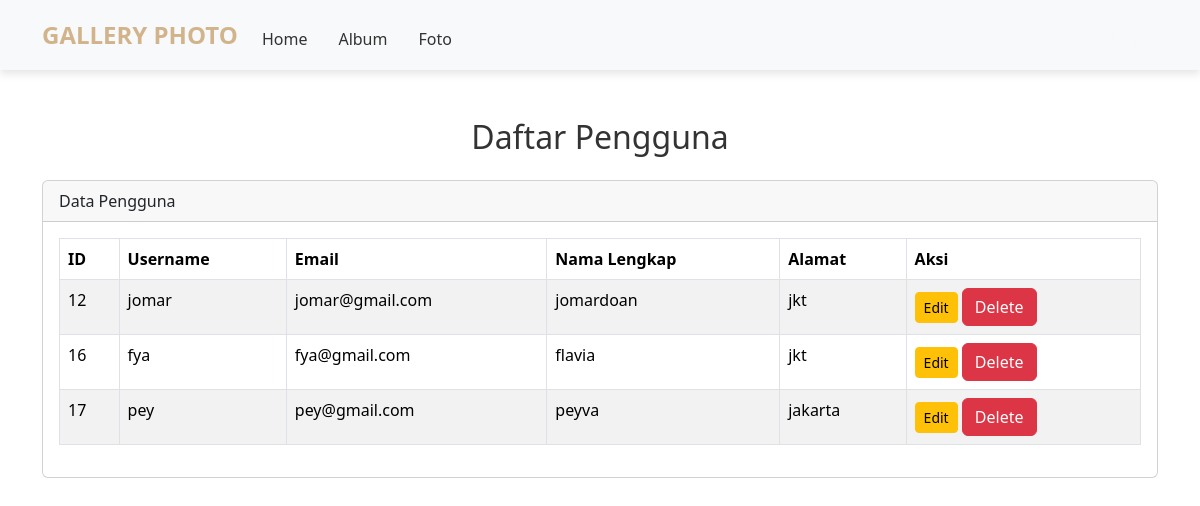
Screenshot of /admin/user.php (signed in) with the database file from the repository.
### tables this page shows
CREATE TABLE `user` (
  `userid` int(11) NOT NULL,
  `username` varchar(255) NOT NULL,
  `password` varchar(255) NOT NULL,
  `email` varchar(255) NOT NULL,
  `namalengkap` varchar(255) NOT NULL,
  `alamat` text NOT NULL,
  `role` enum('user','admin') NOT NULL
);

### admin/user.php (the view, shortened to what this page needs)
<?php
include '../config/koneksi.php';
$query = "SELECT * FROM user";
$result = $koneksi->query($query);
?>
<!DOCTYPE html>
<html lang="en">
<head>
    <link rel="stylesheet" href="../assets/css/bootstrap.min.css">
    <link rel="stylesheet" href="../assets/style.css">
</head>
<body>
<nav class="navbar navbar-expand-lg bg-light">
    <div class="container">
    <a class="navbar-brand" href="index.php" style="color: #D2B48C !important;">GALLERY PHOTO</a>
      <div class="collapse navbar-collapse mt-2" id="navbarNavAltMarkup">
        <div class="navbar-nav me-auto">
          <a href="index.php" class="nav-link">Home</a>
          <a href="album.php" class="nav-link">Album</a>
          <a href="foto.php" class="nav-link">Foto</a>
        </div>
        <a href="../config/aksi_logout.php" class="btn btn-outline-light m-1">Keluar</a>
      </div>
    </div>
  </nav>
    <div class="container mt-5">
        <h2 class="text-center">Daftar Pengguna</h2>
        <div class="card mt-4">
            <div class="card-header">Data Pengguna</div>
            <div class="card-body">
                <table class="table table-striped table-bordered">
                    <thead>
                        <tr>
                            <th>ID</th>
                            <th>Username</th>
                            <th>Email</th>
                            <th>Nama Lengkap</th>
                            <th>Alamat</th>
                            <th>Aksi</th>
                        </tr>
                    </thead>
                    <tbody>
                        <?php if ($result->num_rows > 0): ?>
                            <?php while ($row = $result->fetch_assoc()): ?>
                                <tr>
                                    <td><?php echo htmlspecialchars($row['userid']); ?></td>
                                    <td><?php echo htmlspecialchars($row['username']); ?></td>
                                    <td><?php echo htmlspecialchars($row['email']); ?></td>
                                    <td><?php echo htmlspecialchars($row['namalengkap']); ?></td>
                                    <td><?php echo htmlspecialchars($row['alamat']); ?></td>
                                    <td>
<button type="button" class="btn btn-warning btn-sm" data-bs-toggle="modal" data-bs-target="#edit<?php echo $row['userid']; ?>">Edit</button>
<button type="button" class="btn btn-danger" data-bs-toggle="modal" data-bs-target="#delete<?php echo $row['userid']; ?>">Delete</button>
                                    </td>
                                </tr>
                            <?php endwhile; ?>
                        <?php else: ?>
                            <tr>
                                <td colspan="6" class="text-center">Tidak ada data pengguna.</td>
                            </tr>
                        <?php endif; ?>
                    </tbody>
                </table>
            </div>
        </div>
    </div>
</body>
</html>

### assets/style.css (style rules this page uses)
body { background: url('https://i.pinimg.com/736x/d5/aa/19/d5aa19ca134b0d79ab4e9130da7df75e.jpg') no-repeat center center fixed !important; background-size: cover !important; color: #333; }
.navbar { background-color: rgba(255, 255, 255, 0.8); box-shadow: 0px 4px 8px rgba(0, 0, 0, 0.1); }
.navbar-brand { font-weight: bold; font-size: 1.5rem; color: #000000 !important; }
.navbar-nav .nav-link { color: #333333 !important; margin-right: 15px; }

### rows the page displays
user: userid "12", username "jomar", email "jomar@gmail.com", namalengkap "jomardoan", alamat "jkt"
user: userid "16", username "fya", email "fya@gmail.com", namalengkap "flavia", alamat "jkt"
user: userid "17", username "pey", email "pey@gmail.com", namalengkap "peyva", alamat "jakarta"
